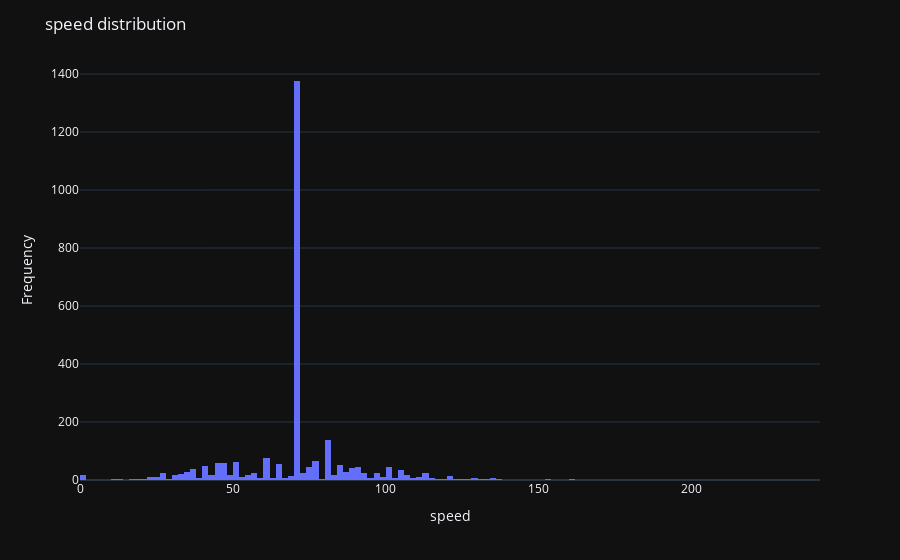

Notebook source saved alongside this figure:
### Markdown cell above
6. Write a function that plots a histogram of any numeric column of the roller coaster DataFrame. Your function should take a DataFrame and a column name for which a histogram should be constructed as arguments. Make sure to include informative labels that describe your visualization.

   Call your function with the roller coaster DataFrame and one of the column names.

### Code cell
# 6
# Create a function to plot histogram of column values
def ploth(df, column_name):
    #plt.style.use('tableau-colorblind10')
    plt.style.use('ggplot')
    plt.figure(figsize=(5, 3))
    plt.hist(df[column_name].dropna())
    plt.xlabel(column_name)
    plt.ylabel("Frequency")
    plt.title('{} distribution'.format(column_name))
    
def ploth_p(df, column_name):
    
    df = df[column_name].dropna()
    fig = px.histogram(df, x=column_name)
    fig.update_layout(title='{} distribution'.format(column_name), 
                   xaxis_title=column_name,
                   yaxis_title='Frequency')
    fig.update_layout(template='plotly_dark')
    
    fig.show()

# Create histogram of roller coaster speed
#ploth(rc_data, 'speed')
ploth_p(rc_data, 'speed')


# Create histogram of roller coaster length
#ploth(rc_data, 'length')

### Figure 1 — Plotly figure (JSON) as saved in the notebook; plotly's stock layout.template omitted (floating-point values rounded to 4 significant figures; data arrays with more than 128 entries replaced by an {"elided": "..."} marker saying what was removed)
{"data": [{"alignmentgroup": "True", "bingroup": "x", "hovertemplate": "speed=%{x}<br>count=%{y}<extra></extra>", "legendgroup": "", "marker": {"color": "#636efa", "pattern": {"shape": ""}}, "name": "", "offsetgroup": "", "orientation": "v", "showlegend": false, "type": "histogram", "x": {"elided": "2802 float values"}, "xaxis": "x", "yaxis": "y"}], "layout": {"barmode": "relative", "legend": {"tracegroupgap": 0}, "margin": {"t": 60}, "title": {"text": "speed distribution"}, "xaxis": {"anchor": "y", "domain": [0, 1], "title": {"text": "speed"}}, "yaxis": {"anchor": "x", "domain": [0, 1], "title": {"text": "Frequency"}}}}
